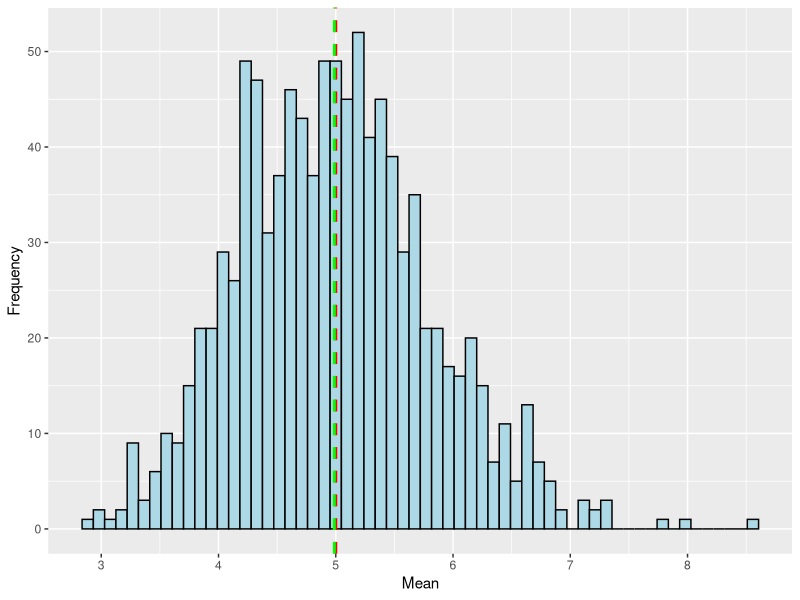
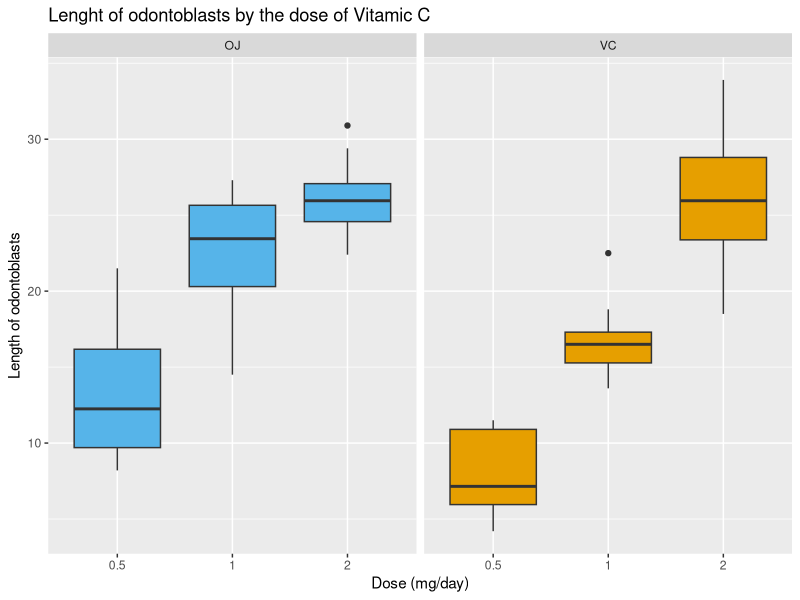

Reproduce these figures in R, in order.
library(tidyverse)

set.seed(666)
n <- 1000
lambda <- 0.2

s.mean = NULL
for (i in 1 : n) {
        
        s.mean <- c(s.mean, mean(rexp(40, lambda)))
        
}

1/lambda
mean(s.mean)

(1/lambda/sqrt(40))^2
var(s.mean)


plot <- ggplot() + 
        geom_histogram(aes(s.mean), bins = 60, 
                       colour = "black", fill = "lightblue") + 
        geom_vline(aes(xintercept=c(1/lambda, mean(s.mean))),  
                   color=c("red","green"), linetype="dashed", size=1)+ 
        xlab("Mean") + ylab("Frequency")
plot
shapiro.test(s.mean)




(data("ToothGrowth"))   



ggplot(ToothGrowth, aes(x = as.factor(dose), y = len)) +
        geom_boxplot(aes(fill=supp)) +
        scale_fill_manual(values=c("#56B4E9", "#E69F00"))+
        facet_wrap(.~supp)+
        labs(title = "Lenght of odontoblasts by the dose of Vitamic C") +
        xlab("Dose (mg/day)") +
        ylab("Length of odontoblasts") +
        theme(legend.position = "none") 
        

t.test(ToothGrowth$len ~ ToothGrowth$supp)

ToothGrowth.sub <- filter(ToothGrowth, dose  %in% c(.5, 2))
t.test(ToothGrowth.sub$len ~ ToothGrowth.sub$dose)

